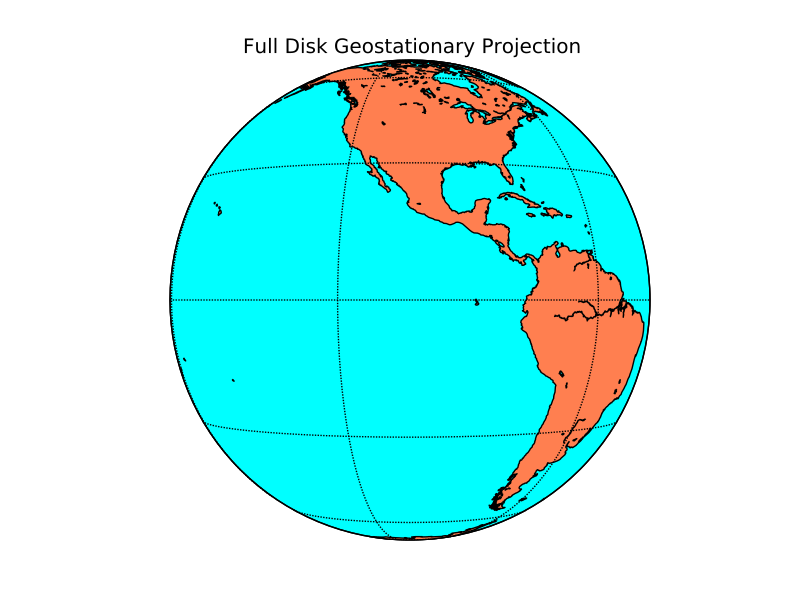

The script that drew this image:
from mpl_toolkits.basemap import Basemap
import numpy as np
import matplotlib.pyplot as plt
# lon_0 is the central longitude of the projection.
# resolution = 'l' means use low resolution coastlines.
# optional parameter 'satellite_height' may be used to
# specify height of orbit above earth (default 35,786 km).
m = Basemap(projection='geos',lon_0=-105,resolution='l')
m.drawcoastlines()
m.fillcontinents(color='coral',lake_color='aqua')
# draw parallels and meridians.
m.drawparallels(np.arange(-90.,120.,30.))
m.drawmeridians(np.arange(0.,420.,60.))
m.drawmapboundary(fill_color='aqua') 
plt.title("Full Disk Geostationary Projection")
plt.show()
